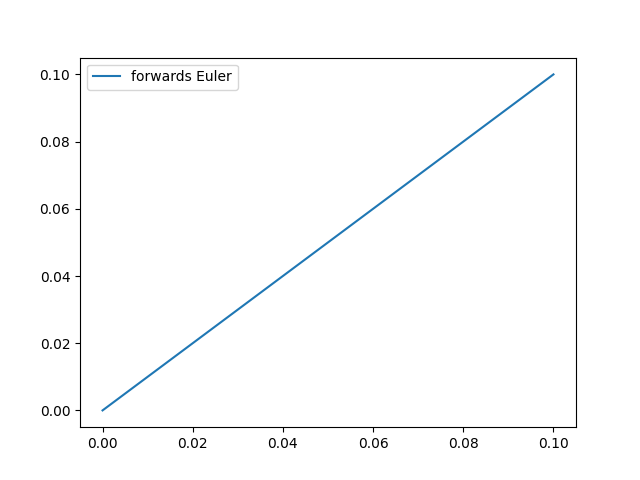

Recreate this plot in Python.
# dx/dt = x - xy
# dy/dt = -y + xy
# x(0) = 0.1 y(0) = 0.1
# I choose to rewrite this in a more concise way
#   deltaX = X[i+1] - X[i] = [[1, -x`], [y`, -1]]X` * deltat 
#       for x`,y` (and thus X`) at some point in [X[i],X[i+1]]
# So we can choose to approximate deltaX with X` = X[i] 
# (forwards Euler) or X` = X[i+1] (backwards Euler)
# Call the matrix in the rhs A(x`,y`) = A`.

# I choose the forwards Euler for simplicity:
#    X[i+1] = (I + A[i])X[i] * deltat
# let V = (I + A`) = [[2,-x`],[y`,0]]

import numpy as np
import matplotlib.pyplot as plt

lowt, hight = 0,10
N = 100000 # number of points
tspace = np.linspace(lowt,hight,N)
xinit, yinit = 0.1,0.1
dt = tspace[1]-tspace[0]

def V(xt,yt):
    return [[2,-xt], [yt, 0]]

def euler(ts, step_mtx):
    
    def next(xy): 
        mtx = step_mtx(xy[0],xy[1])
        dot = [
            xy[0]*mtx[0][0] + xy[1]*mtx[0][1],
            xy[0]*mtx[1][0] + xy[1]*mtx[1][1]
        ]
        return [dot[0]*dt,dot[1]*dt]
    Xs = []
    for i,xi in enumerate(ts):
        Xs += [[xinit, yinit]] if i == 0 else [next(Xs[i-1])]
    return Xs

def main():
    tspace = np.linspace(lowt,hight,N)
    fpoints = euler(tspace,V)
    xx,yy = [xy[0] for xy in fpoints], [xy[1] for xy in fpoints]
    plt.plot(xx,yy, label="forwards Euler")
    plt.legend()
    plt.show() #the graph is startlingly linear. 
    # This result describes both fish populations starting in equal ratio, and
    # consuming at such pace so that they maintain equal ratio as they steadily
    # decline to mutual extinction.

if __name__ == "__main__":
    main()
